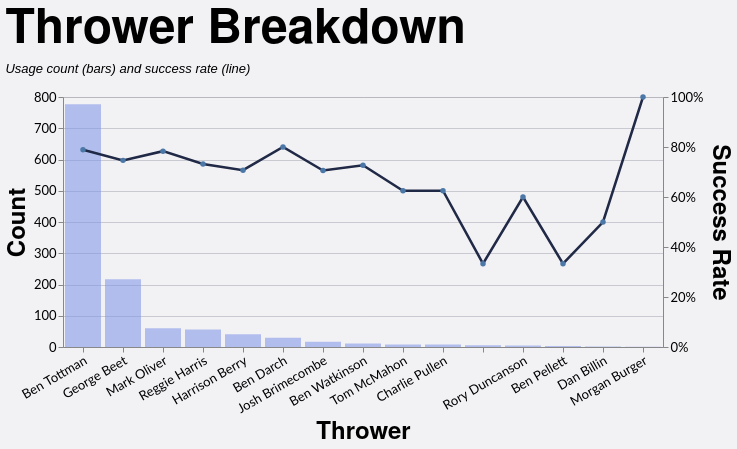

The specification (Vega-Lite) saved for this image:
### Vega-Lite specification from a JSON file in a GitHub repository (floating-point values rounded to 4 significant figures; data arrays with more than 128 entries replaced by an {"elided": "..."} marker saying what was removed)
{"config": {"axis": {"labelFont": "Lato, sans-serif", "titleFont": "PT Sans Narrow, Helvetica Neue, Helvetica, Arial, sans-serif", "labelFontSize": 13, "titleFontSize": 24, "gridColor": "#202947", "gridOpacity": 0.2}, "header": {"labelFont": "PT Sans Narrow, Helvetica Neue, Helvetica, Arial, sans-serif", "titleFont": "PT Sans Narrow, Helvetica Neue, Helvetica, Arial, sans-serif", "labelFontSize": 24, "titleFontSize": 28, "labelFontWeight": "bold", "orient": "left"}, "legend": {"labelFont": "Lato, sans-serif", "titleFont": "PT Sans Narrow, Helvetica Neue, Helvetica, Arial, sans-serif", "labelFontSize": 14, "titleFontSize": 16, "titlePadding": 5, "fillColor": "white", "strokeColor": "black", "padding": 10, "titleFontWeight": "lighter", "titleFontStyle": "italic", "titleColor": "gray", "offset": 10}, "title": {"font": "PT Sans Narrow, Helvetica Neue, Helvetica, Arial, sans-serif", "fontSize": 48, "fontWeight": "bold", "anchor": "start", "align": "center", "titlePadding": 20, "subtitlePadding": 10, "subtitleFontSize": 13, "subtitleColor": "", "subtitleFontStyle": "italic", "offset": 15, "color": "black"}, "axisX": {"labelAngle": 0}, "facet": {"title": null, "header": null, "align": {"row": "each", "column": "each"}}, "resolve": {"scale": {"y": "independent", "facet": "independent"}}, "background": "#f2f1f4", "scale": {"offsetBandPaddingOuter": 0.2, "offsetBandPaddingInner": 0.1}}, "layer": [{"mark": {"type": "bar", "color": "#7d96e8", "opacity": 0.55}, "encoding": {"tooltip": [{"field": "thrower", "title": "Thrower", "type": "nominal"}, {"field": "won", "format": ",.0f", "title": "Won", "type": "quantitative"}, {"field": "attempts", "format": ",.0f", "title": "Attempts", "type": "quantitative"}, {"field": "success_rate", "format": ".1%", "title": "Success Rate", "type": "quantitative"}], "x": {"axis": {"labelAngle": -30}, "field": "thrower", "sort": "-y", "title": "Thrower", "type": "nominal"}, "y": {"axis": {"format": ",.0f", "orient": "left"}, "field": "attempts", "title": "Count", "type": "quantitative"}}, "transform": [{"filter": "(loSquad == 'All' || datum.squad == loSquad) && (loGameType == 'All' || (loGameType == 'League + Cup' && (datum.game_type == 'League' || datum.game_type == 'Cup')) || (loGameType == 'League only' && datum.game_type == 'League') || datum.game_type == loGameType) && (loOpposition == 'All' || datum.opposition == loOpposition) && (loThrower == 'All' || datum.thrower == loThrower) && (loJumper == 'All' || datum.jumper == loJumper) && (loArea == 'All' || datum.area == loArea) && (loNumbers == 'All' || datum.numbers == loNumbers) && (loCallType == 'All' || datum.call_type == loCallType)"}, {"filter": "(loSeason == 'All' || datum.season == loSeason)"}, {"aggregate": [{"op": "count", "as": "attempts"}, {"op": "sum", "field": "won", "as": "won"}], "groupby": ["thrower"]}, {"calculate": "datum.won / datum.attempts", "as": "success_rate"}]}, {"mark": {"type": "line", "color": "#202946", "point": true, "strokeWidth": 2.5}, "encoding": {"tooltip": [{"field": "thrower", "title": "Thrower", "type": "nominal"}, {"field": "won", "format": ",.0f", "title": "Won", "type": "quantitative"}, {"field": "attempts", "format": ",.0f", "title": "Attempts", "type": "quantitative"}, {"field": "success_rate", "format": ".1%", "title": "Success Rate", "type": "quantitative"}], "x": {"axis": {"labelAngle": -30}, "field": "thrower", "sort": "-y", "title": "Thrower", "type": "nominal"}, "y": {"axis": {"format": "%", "orient": "right"}, "field": "success_rate", "scale": {"domain": [0, 1]}, "title": "Success Rate", "type": "quantitative"}}, "transform": [{"filter": "(loSquad == 'All' || datum.squad == loSquad) && (loGameType == 'All' || (loGameType == 'League + Cup' && (datum.game_type == 'League' || datum.game_type == 'Cup')) || (loGameType == 'League only' && datum.game_type == 'League') || datum.game_type == loGameType) && (loOpposition == 'All' || datum.opposition == loOpposition) && (loThrower == 'All' || datum.thrower == loThrower) && (loJumper == 'All' || datum.jumper == loJumper) && (loArea == 'All' || datum.area == loArea) && (loNumbers == 'All' || datum.numbers == loNumbers) && (loCallType == 'All' || datum.call_type == loCallType)"}, {"filter": "(loSeason == 'All' || datum.season == loSeason)"}, {"aggregate": [{"op": "count", "as": "attempts"}, {"op": "sum", "field": "won", "as": "won"}], "groupby": ["thrower"]}, {"calculate": "datum.won / datum.attempts", "as": "success_rate"}]}], "data": {"name": "data-e2cc7a9e7d11ff6d493dc632215dd0ca"}, "height": 250, "params": [{"name": "loSquad", "value": "All"}, {"name": "loSeason", "value": "All"}, {"name": "loGameType", "value": "All"}, {"name": "loOpposition", "value": "All"}, {"name": "loThrower", "value": "All"}, {"name": "loJumper", "value": "All"}, {"name": "loArea", "value": "All"}, {"name": "loNumbers", "value": "All"}, {"name": "loCallType", "value": "All"}], "resolve": {"scale": {"y": "independent"}}, "title": {"text": "Thrower Breakdown", "subtitle": "Usage count (bars) and success rate (line)"}, "width": {"step": 40}, "$schema": "https://vega.github.io/schema/vega-lite/v5.20.1.json", "datasets": {"data-e2cc7a9e7d11ff6d493dc632215dd0ca": {"elided": "1242 records"}}}
